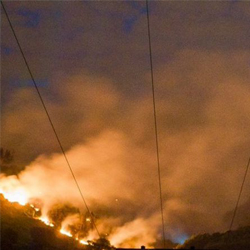
#> input picture data/raw/g20gli_dataset/fire/fire_0006.jpg, 250 x 250 px; its folder holds only this picture in this run
$ python -i features.py   (imports and definitions only)
#> lines starting #> are read from the running program, lines starting #| are printed output that depends on the picture; after the words box and inside, x2 and y2 are one past the last pixel; in counts of white or black regions, pixels touching at a corner belong together
from pathlib import Path
import colorsys
import numpy as np
import pandas as pd
from PIL import Image, UnidentifiedImageError

SUPPORTED_EXTENSIONS = {".jpg", ".jpeg", ".png", ".bmp", ".webp"}

def extract_image_features(image_path: Path) -> dict:
    """Extrai características simples de cor de uma imagem RGB."""
    with Image.open(image_path) as image:
#> image is the input picture: PIL image 250x250 RGB; mean R, G, B 133.9, 89.1, 55.1
        rgb = image.convert("RGB").resize((128, 128))
        pixels = np.asarray(rgb, dtype=np.float32) / 255.0

    features = {}
    channel_names = ("red", "green", "blue")
    for index, channel_name in enumerate(channel_names):
        channel = pixels[:, :, index]
        features[f"{channel_name}_mean"] = float(channel.mean())
        features[f"{channel_name}_std"] = float(channel.std())
#> this loop made 3 passes
#> pass 1, in extract_image_features, `channel = pixels[:, :, index]`:
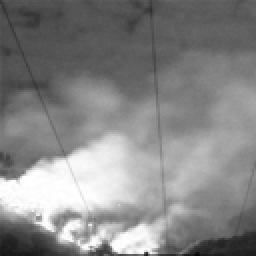
#> channel: shape (128, 128) float32 (shown 2 times larger); min 0.0157, max 1, mean 0.525
#> pass 2, in extract_image_features, `channel = pixels[:, :, index]`:
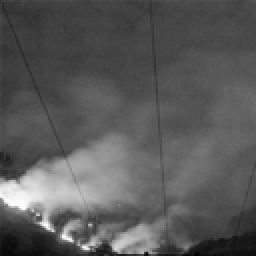
#> channel: shape (128, 128) float32 (shown 2 times larger); min 0.00392, max 1, mean 0.349
#> pass 3, in extract_image_features, `channel = pixels[:, :, index]`:
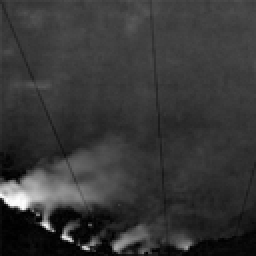
#> channel: shape (128, 128) float32 (shown 2 times larger); min 0, max 1, mean 0.216
#> after the loop, features = {'red_mean': 0.525, 'red_std': 0.209, 'green_mean': 0.349, 'green_std': 0.145, 'blue_mean': 0.216, 'blue_std': 0.113}

    # Conversão para HSV para resumir brilho e saturação.
    hsv = np.asarray(Image.fromarray((pixels * 255).astype(np.uint8)).convert("HSV"),
                     dtype=np.float32) / 255.0
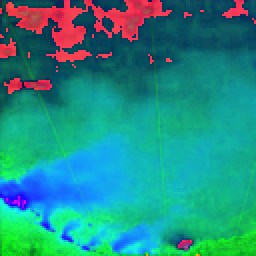
#> hsv: shape (128, 128, 3) float32 (shown 2 times larger); mean R, G, B 0.129, 0.559, 0.526
    features["hue_mean"] = float(hsv[:, :, 0].mean())
    features["saturation_mean"] = float(hsv[:, :, 1].mean())
    features["value_mean"] = float(hsv[:, :, 2].mean())
    features["value_std"] = float(hsv[:, :, 2].std())

    # Heurística simples, não um detector definitivo de fogo.
    red, green, blue = pixels[:, :, 0], pixels[:, :, 1], pixels[:, :, 2]
    fire_like = (red > 0.60) & (green > 0.20) & (red > green * 1.15) & (green > blue * 0.90)
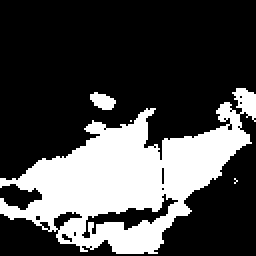
#> fire_like: shape (128, 128) bool (shown 2 times larger); 28.7% white; 4 white regions (2 under 20 px), largest, box (x1, y1, x2, y2) and area: (0, 44, 128, 127) 4618, (45, 46, 58, 55) 78
    features["fire_like_color_ratio"] = float(fire_like.mean())
    return features

def extract_dataset(dataset_dir: str | Path) -> pd.DataFrame:
    """
    Espera subpastas por classe, por exemplo:
    data/train/fire/imagem.jpg e data/train/nofire/imagem.jpg.
    O rótulo é guardado para avaliação; não entra no ajuste do K-Means.
    """
    dataset_dir = Path(dataset_dir)
    if not dataset_dir.exists():
        raise FileNotFoundError(
            f"Não encontrei a pasta '{dataset_dir}'. Confira se o dataset foi extraído nela."
        )

    rows = []
    image_paths = sorted(
        path for path in dataset_dir.rglob("*")
        if path.is_file() and path.suffix.lower() in SUPPORTED_EXTENSIONS
    )
    if not image_paths:
        raise FileNotFoundError(
            f"Nenhuma imagem encontrada em '{dataset_dir}'. "
            "Organize as imagens em subpastas como fire/ e nofire/."
        )

    for image_path in image_paths:
        # O nome da primeira pasta abaixo de dataset_dir representa a classe.
        relative = image_path.relative_to(dataset_dir)
        label = relative.parts[0] if len(relative.parts) > 1 else "unknown"
        try:
            row = extract_image_features(image_path)
            row["image_path"] = str(image_path)
            row["label"] = label.lower()
            rows.append(row)
        except (UnidentifiedImageError, OSError) as error:
            print(f"[AVISO] Imagem ignorada: {image_path} ({error})")

    if not rows:
        raise ValueError(f"Não foi possível ler nenhuma imagem válida em '{dataset_dir}'.")
    return pd.DataFrame(rows)

>>> result = extract_image_features('../data/raw/g20gli_dataset/fire/fire_0006.jpg')
#> result = 11 items

$ run again, on data/raw/g20gli_dataset/fire/fire_0021.jpg
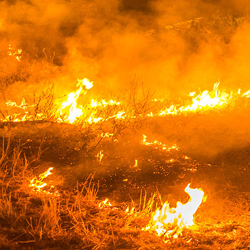
#> input picture data/raw/g20gli_dataset/fire/fire_0021.jpg, 250 x 250 px
#> in extract_image_features, image is the input picture: PIL image 250x250 RGB; mean R, G, B 211.4, 114.4, 11.5
#> after the loop in extract_image_features, `for index, channel_name in enumerate(channel_names):`: features = {'red_mean': 0.829, 'red_std': 0.182, 'green_mean': 0.449, 'green_std': 0.188, 'blue_mean': 0.0453, 'blue_std': 0.149}
#> in extract_image_features, `hsv = np.asarray(Image.fromarray((pixels * 255).astype(np.uint8)).conv..`:
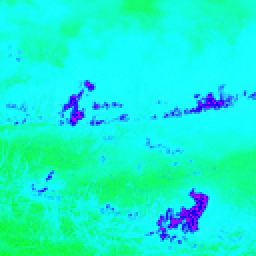
#> hsv: shape (128, 128, 3) float32 (shown 2 times larger); mean R, G, B 0.0864, 0.948, 0.829
#> in extract_image_features, `fire_like = (red > 0.60) & (green > 0.20) & (red > green * 1.15) & (gr..`:
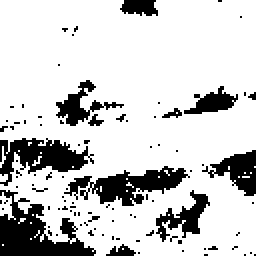
#> fire_like: shape (128, 128) bool (shown 2 times larger); 80.1% white; 97 black regions (86 under 20 px), largest, box (x1, y1, x2, y2) and area: (0, 95, 48, 128) 748, (32, 83, 95, 103) 568, (0, 69, 47, 93) 539
#> result = 11 items

$ run again, on data/raw/g20gli_dataset/fire/fire_0036.jpg
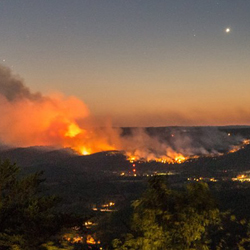
#> input picture data/raw/g20gli_dataset/fire/fire_0036.jpg, 250 x 250 px
#> in extract_image_features, image is the input picture: PIL image 250x250 RGB; mean R, G, B 111.3, 86.9, 68.4
#> after the loop in extract_image_features, `for index, channel_name in enumerate(channel_names):`: features = {'red_mean': 0.436, 'red_std': 0.266, 'green_mean': 0.341, 'green_std': 0.19, 'blue_mean': 0.268, 'blue_std': 0.177}
#> in extract_image_features, `hsv = np.asarray(Image.fromarray((pixels * 255).astype(np.uint8)).conv..`:
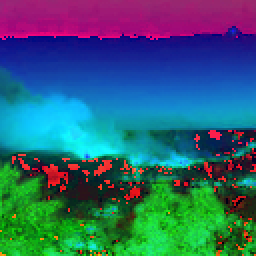
#> hsv: shape (128, 128, 3) float32 (shown 2 times larger); mean R, G, B 0.185, 0.377, 0.442
#> in extract_image_features, `fire_like = (red > 0.60) & (green > 0.20) & (red > green * 1.15) & (gr..`:
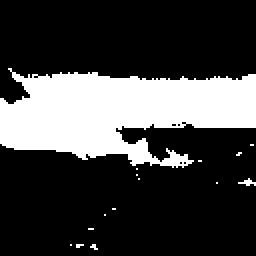
#> fire_like: shape (128, 128) bool (shown 2 times larger); 25.3% white; 15 white regions (14 under 20 px), largest, box (x1, y1, x2, y2) and area: (0, 34, 128, 84) 4103
#> result = 11 items
